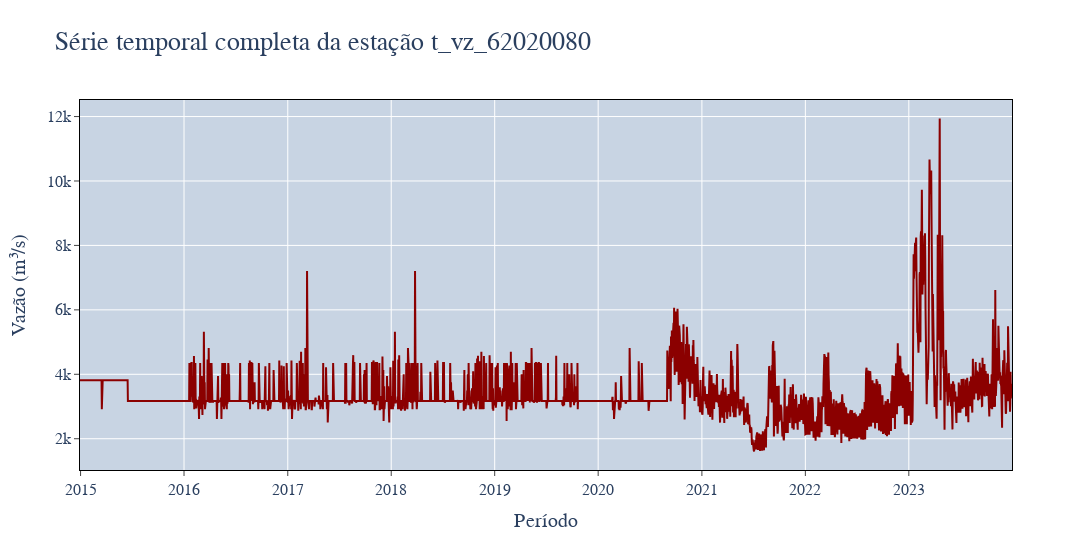

The code cell stored with this chart in its notebook:
### Code cell
for t in target:
    plot_serie_temporal(
        dataset=df_knn,
        coluna=t,
        tp_coluna="vazao",
        plot_title="Série temporal completa da estação {}".format("t_vz_62020080"),
        line_color="darkred",
        short_name='t_vz_62020080',
        pasta_resultados=pasta_resultados+"aed/",
        salvar=SALVAR_PLOTS
    )

### Figure 1 — Plotly figure (JSON) as saved in the notebook; plotly's stock layout.template omitted (floating-point values rounded to 4 significant figures; data arrays with more than 128 entries replaced by an {"elided": "..."} marker saying what was removed)
{"data": [{"line": {"color": "darkred", "width": 2}, "mode": "lines", "name": "t_vz_62020080", "type": "scatter", "x": {"elided": "3289 str values"}, "y": {"elided": "3289 float values"}}], "layout": {"height": 550, "hovermode": "x unified", "plot_bgcolor": "#c8d4e3", "title": {"font": {"family": "system-ui", "size": 26}, "text": "Série temporal completa da estação t_vz_62020080"}, "width": 1150, "xaxis": {"linecolor": "black", "mirror": true, "showline": true, "tickfont": {"family": "system-ui", "size": 16}, "ticks": "outside", "title": {"font": {"family": "system-ui", "size": 20}, "text": "Período"}}, "yaxis": {"linecolor": "black", "mirror": true, "showline": true, "tickfont": {"family": "system-ui", "size": 16}, "ticks": "outside", "title": {"font": {"family": "system-ui", "size": 20}, "text": "Vazão (m³/s)"}, "zerolinecolor": "black"}}}
